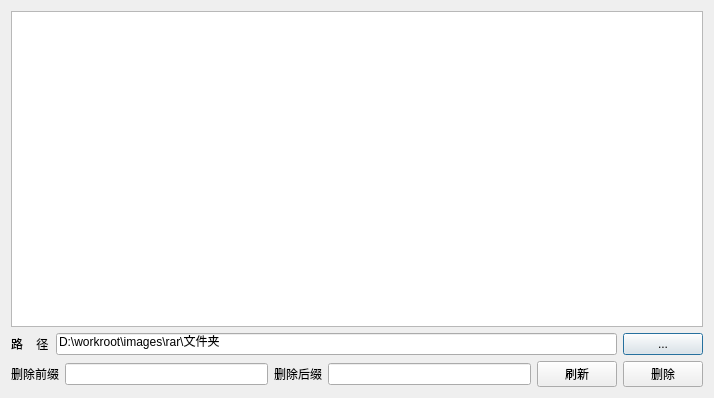
<?xml version="1.0" encoding="UTF-8"?>
<ui version="4.0">
 <class>ZDeleteFileDlg</class>
 <widget class="QDialog" name="ZDeleteFileDlg">
  <property name="geometry">
   <rect>
    <x>0</x>
    <y>0</y>
    <width>714</width>
    <height>398</height>
   </rect>
  </property>
  <property name="windowTitle">
   <string>Dialog</string>
  </property>
  <layout class="QVBoxLayout" name="verticalLayout">
   <item>
    <widget class="QTableView" name="tableView"/>
   </item>
   <item>
    <layout class="QHBoxLayout" name="horizontalLayout">
     <item>
      <widget class="QLabel" name="label">
       <property name="text">
        <string>路    径</string>
       </property>
      </widget>
     </item>
     <item>
      <widget class="QLineEdit" name="lineEdit_path">
       <property name="text">
        <string>D:\workroot\images\rar\文件夹</string>
       </property>
      </widget>
     </item>
     <item>
      <widget class="QPushButton" name="btn_path">
       <property name="text">
        <string>...</string>
       </property>
      </widget>
     </item>
    </layout>
   </item>
   <item>
    <layout class="QHBoxLayout" name="horizontalLayout_3">
     <item>
      <widget class="QLabel" name="label_4">
       <property name="text">
        <string>删除前缀</string>
       </property>
      </widget>
     </item>
     <item>
      <widget class="QLineEdit" name="lineEdit_del_prefix"/>
     </item>
     <item>
      <widget class="QLabel" name="label_2">
       <property name="text">
        <string>删除后缀</string>
       </property>
      </widget>
     </item>
     <item>
      <widget class="QLineEdit" name="lineEdit_del_subfix"/>
     </item>
     <item>
      <widget class="QPushButton" name="btn_update">
       <property name="text">
        <string>刷新</string>
       </property>
      </widget>
     </item>
     <item>
      <widget class="QPushButton" name="btn_delete">
       <property name="text">
        <string>删除</string>
       </property>
      </widget>
     </item>
    </layout>
   </item>
  </layout>
 </widget>
 <resources/>
 <connections/>
</ui>
